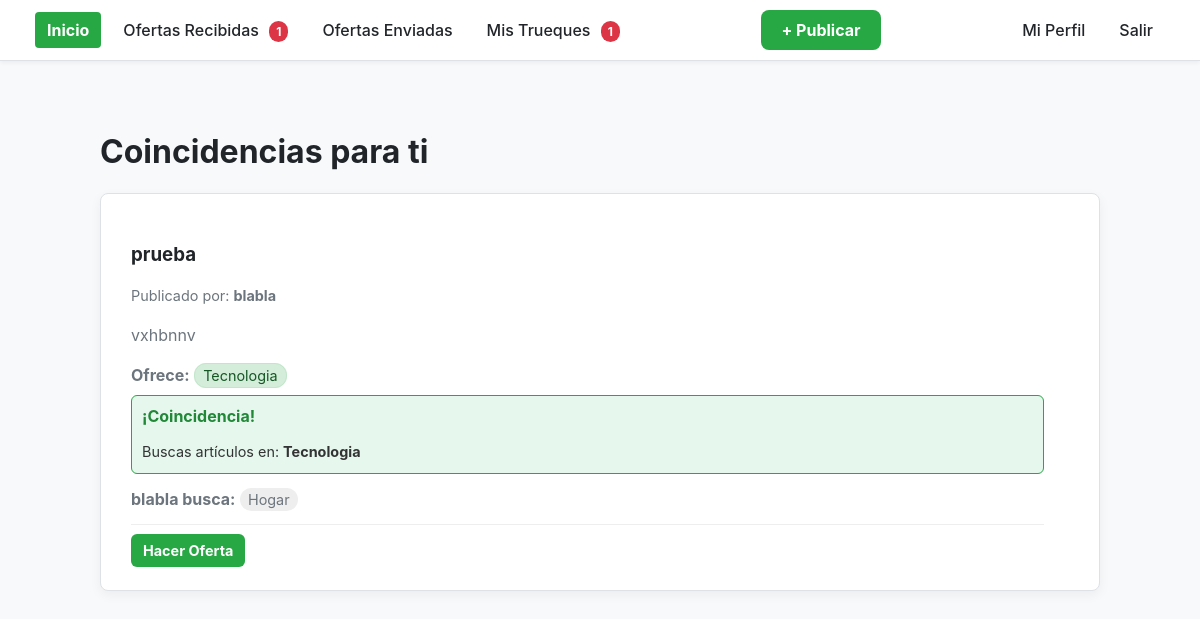
Screenshot of / (signed in) with the database file from the repository.
### myapp/models.py (models this page shows, shortened)
class Articulo(models.Model):
    titulo = models.CharField(max_length=200)
    descripcion = models.TextField()
    propietario = models.ForeignKey(User, on_delete=models.CASCADE)
    imagen = models.ImageField(upload_to='publicaciones/', null=True, blank=True)
    categorias = models.ManyToManyField(Categoria, related_name='articulos')

class Categoria(models.Model):
    nombre = models.CharField(max_length=100, unique=True)
    padre = models.ForeignKey('self', null=True, blank=True, on_delete=models.CASCADE, related_name='subcategorias')
    def __str__(self):
        ruta_completa = [self.nombre]
        k = self.padre
        while k is not None:
            ruta_completa.insert(0, k.nombre)
            k = k.padre
        return ' - '.join(ruta_completa)

### myapp/views.py (the view)
# urls.py: path('', views.index, name='index'),
def index(request):
    title = 'Últimas Publicaciones'
    if request.user.is_authenticated:
        try:
            categorias_deseadas = request.user.deseo.categorias_buscadas.all()
        except Deseo.DoesNotExist:
            categorias_deseadas = Categoria.objects.none()
        if categorias_deseadas.exists():
            articulos_filtrados = Articulo.objects.filter(
                categorias__in=categorias_deseadas
            ).exclude(
                propietario=request.user
            ).distinct() # .distinct() evita duplicados
            title = 'Coincidencias para ti'
        else:
            articulos_filtrados = Articulo.objects.exclude(propietario=request.user)
            title = 'Todas las Publicaciones'
        articulos = articulos_filtrados.order_by('-id') # Mostramos los más nuevos primero
    else:
        articulos = Articulo.objects.all().order_by('-id')
    return render(request, 'index.html', {
        'title': title,
        'articulos': articulos
    })

### myapp/context_processors.py (called while the page is built)
def notificaciones_pendientes(request):
    if not request.user.is_authenticated:
        return {}
    try:
        ofertas_count = Oferta.objects.filter(
            articulo_deseado__propietario=request.user,
            estado='PENDIENTE'
        ).count()
    except:
        ofertas_count = 0
    try:
        trueques_count = TruequeSugerido.objects.filter(
            participantes=request.user,
            estado='SUGERIDO'
        ).exclude(
            usuarios_que_aceptaron=request.user
        ).count()
    except:
        trueques_count = 0
    return {
        'ofertas_pendientes_count': ofertas_count,
        'trueques_pendientes_count': trueques_count,
    }

### myapp/templates/index.html (shortened to what this page needs)
{% extends 'layout/base.html' %}
{% load static %}
{% block content %}
<h1>{{title}}</h1>
<section>
    {% for articulo in articulos %}
        <article class="card" style="display: flex; justify-content: space-between; align-items: flex-start; margin-bottom: 25px;">
            <div style="flex: 1; margin-right: 25px;">
                <h3>{{ articulo.titulo }}</h3>
                <p style="font-size: 0.9em; color: var(--color-text-secondary);">
                    Publicado por: <b>{{ articulo.propietario.username }}</b>
                </p>
                <p>{{ articulo.descripcion }}</p>
                <div style="margin-bottom: 10px;">
                    <strong>Ofrece:</strong>
                    {% for categoria in articulo.categorias.all %}
                        <span style="background: #d4edda; color: #155724; border: 1px solid #c3e6cb; padding: 3px 8px; border-radius: 12px; font-size: 0.9em;">
                            {{ categoria }}
                        </span>
                    {% empty %}
                        <span style="font-style: italic; font-size: 0.9em;">(Sin categoría)</span>
                    {% endfor %}
                </div>
                {% if user.is_authenticated and user.deseo.categorias_buscadas.all %}
                <div style="background: #e6f7ee; border: 1px solid var(--color-accent); padding: 10px; border-radius: 6px; margin-bottom: 15px;">
                    <strong style="color: var(--color-accent-hover);">¡Coincidencia!</strong>
                    <p style="margin-bottom: 0; color: #333; font-size: 0.9em;">
                        Buscas artículos en:
                        {% for cat_deseada in user.deseo.categorias_buscadas.all %}
                            {% if cat_deseada in articulo.categorias.all %}
                                <span style="font-weight: bold;">{{ cat_deseada }}</span>{% if not forloop.last %}, {% endif %}
                            {% endif %}
                        {% endfor %}
                    </p>
                </div>
                {% endif %}
                <div>
                    <strong>{{ articulo.propietario.username }} busca:</strong>
                    {% for categoria in articulo.propietario.deseo.categorias_buscadas.all %}
                        <span style="background: #eee; padding: 3px 8px; border-radius: 12px; font-size: 0.9em;">
                            {{ categoria }}
                        </span>
                    {% empty %}
                        <span style="font-style: italic; font-size: 0.9em;">(No especificó categorías)</span>
                    {% endfor %}
                </div>
                {% if user.is_authenticated %}
                    <div style="border-top: 1px solid #eee; margin-top: 15px; padding-top: 15px;">
                        {% if user == articulo.propietario %}
                            <a href="{% url 'editar_publicacion' articulo.id %}" style="text-decoration: none; padding: 8px 12px; background: #007bff; color: white; border-radius: 5px; font-weight: 500;">
                                Editar
                            </a>
                            <a href="{% url 'eliminar_publicacion' articulo.id %}" style="text-decoration: none; padding: 8px 12px; background: #dc3545; color: white; border-radius: 5px; font-weight: 500; margin-left: 10px;">
                                Eliminar
                            </a>
                        {% else %}
                            <a href="{% url 'hacer_oferta' articulo.id %}"
                               class="btn"
                               style="background-color: var(--color-accent); width: auto; font-size: 0.9em; padding: 8px 12px;">
                                Hacer Oferta
                            </a>
                        {% endif %}
                    </div>
                {% endif %}
                </div>
        </article>
    {% endfor %}
</section>
{% endblock %}

### myapp/static/styles/main.css (style rules this page uses)
:root { --color-bg: #F8F9FA; --color-navbar-bg: #FFFFFF; --color-card-bg: #FFFFFF; --color-text-primary: #212529; --color-text-secondary: #6C757D; --color-accent: #28a745; --color-accent-hover: #218838; --color-btn-hover: #218838; --color-input-bg: #FFFFFF; --color-input-border: #CED4DA; --color-border-subtle: #DEE2E6; --color-error: #721C24; --color-error-bg: #F8D7DA; --color-error-border: #F5C6CB; }
body { background: var(--color-bg); color: var(--color-text-primary); font-family: -apple-system, BlinkMacSystemFont, "Segoe UI", Roboto, Helvetica, Arial, sans-serif; margin: 0; padding: 0; }
h1, h2, h3, h4, h5 { color: var(--color-text-primary); }
p { color: var(--color-text-secondary); line-height: 1.6; }
a { color: var(--color-accent); text-decoration: none; transition: color 0.2s ease-in-out; }
.card { background: var(--color-card-bg); color: var(--color-text-secondary); padding: 30px; margin-bottom: 25px; border-radius: 8px; border: 1px solid var(--color-border-subtle); box-shadow: 0 4px 12px rgba(0, 0, 0, 0.05); }
.btn { background-color: var(--color-accent); color: #FFFFFF; padding: 12px 20px; border: none; border-radius: 6px; cursor: pointer; font-size: 1.05em; font-weight: 700; width: 100%; margin-top: 10px; transition: background-color 0.2s ease, transform 0.1s ease; }

### rows the page displays
Articulo: titulo "prueba", propietario.username "blabla", descripcion "vxhbnnv", shows "Hacer Oferta"
Categoria: nombre+padre "Tecnologia"
Categoria: nombre+padre "Hogar"

### other values shown
{{ ofertas_pendientes_count }} "1"
{{ trueques_pendientes_count }} "1"
{{ title }} "Coincidencias para ti"
